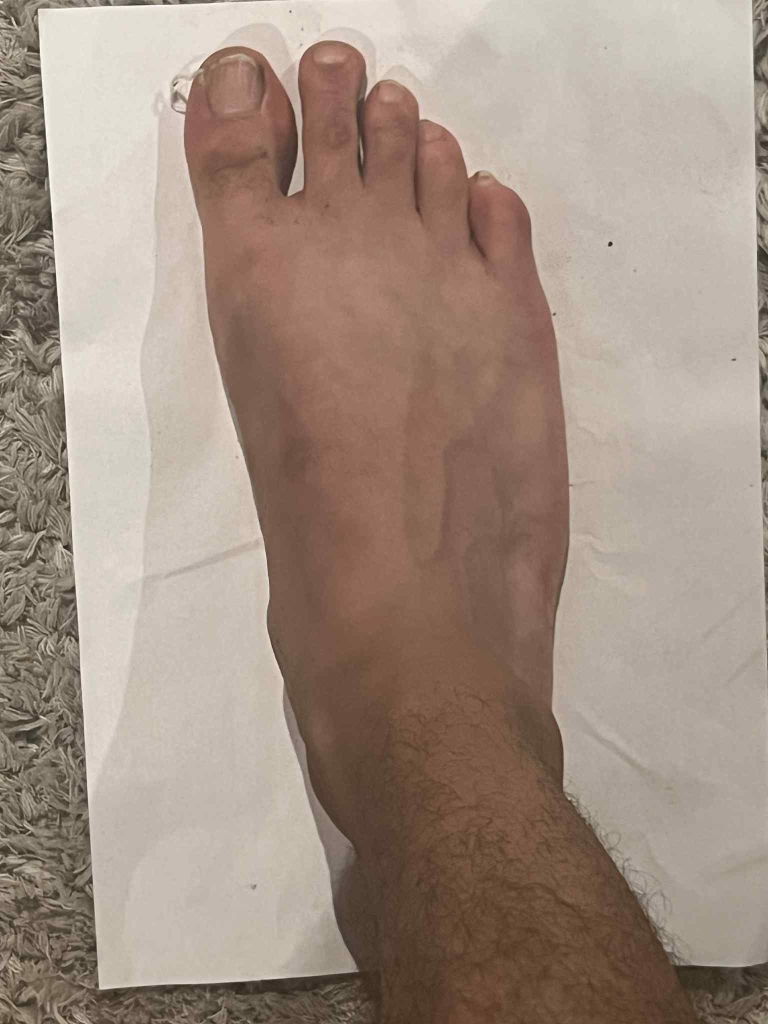
#> input picture data/1.jpg, 1536 x 2048 px (shown at 1/2 size)
$ python -i utils.py   (imports and definitions only)
#> lines starting #> are read from the running program, lines starting #| are printed output that depends on the picture; after the words box and inside, x2 and y2 are one past the last pixel; in counts of white or black regions, pixels touching at a corner belong together
#> further down, picture is the input picture: shape (2048, 1536, 3); mean B, G, R 130.6, 143.4, 161.4
from sklearn.cluster import KMeans
import random as rng
import cv2
import imutils
import argparse
from skimage.io import imread
import numpy as np
import matplotlib.pyplot as plt

# [5 lines left out: function preprocess, not called in this run]

def plotImage(img):
    plt.imshow(img)
    plt.show()

# [406 lines left out: functions cropOrig, overlayImage, kMeans_cluster, edgeDetection, getBoundingBox, drawCnt and 6 more, not called in this run]


def detect_credit_card_reference(image):
    """
    Détecte la carte de crédit dans l'image via OpenCV (contours).
    Retourne le rectangle détecté et le ratio pixel/mm.
    """
    # Prétraitement
    gray = cv2.cvtColor(image, cv2.COLOR_BGR2GRAY)
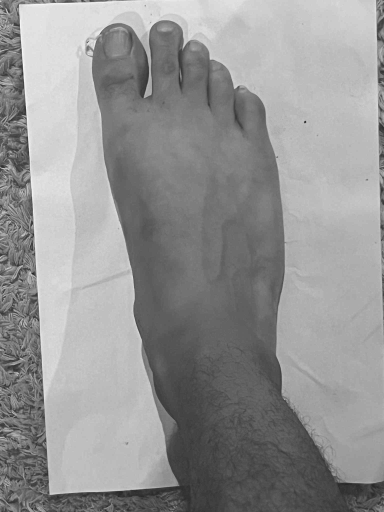
#> gray: shape (2048, 1536) (shown at 1/4 size); min 24, max 254, mean 147.4
    blur = cv2.GaussianBlur(gray, (5, 5), 0)
    edged = cv2.Canny(blur, 50, 150)
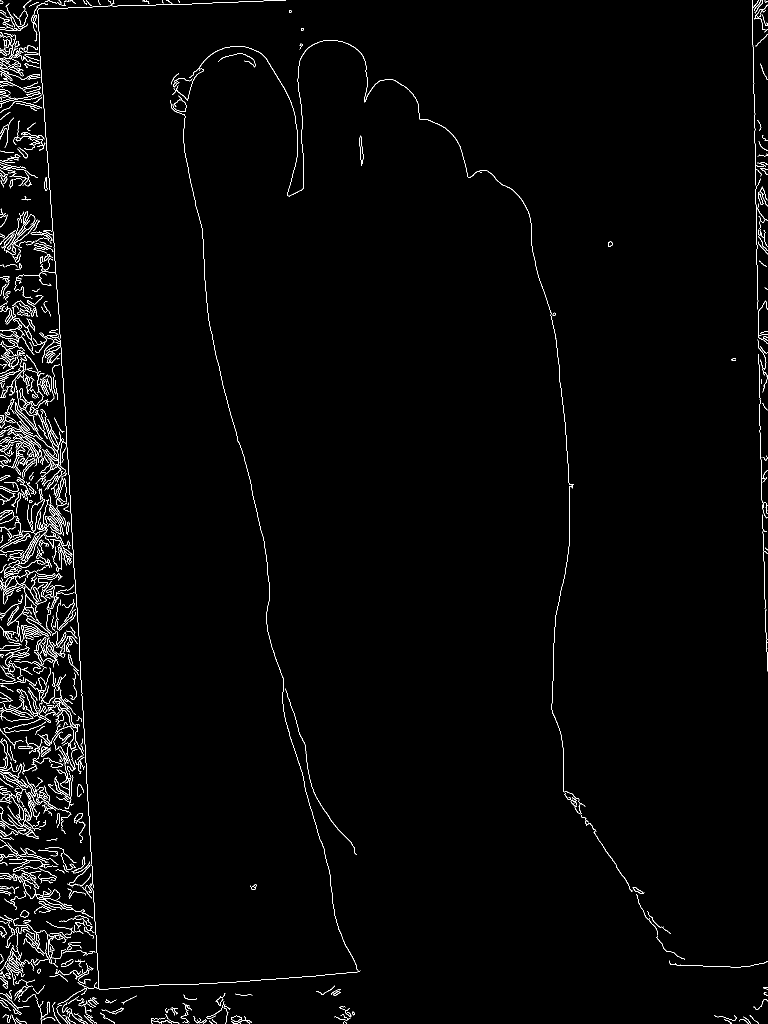
#> edged: shape (2048, 1536) (shown at 1/2 size); 1.7% white in thin lines or dots

    # Recherche de contours
    contours, _ = cv2.findContours(edged, cv2.RETR_EXTERNAL, cv2.CHAIN_APPROX_SIMPLE)
#> contours = 719 contours, 550 with area under 20; largest, box (x1, y1, x2, y2) and area: (4, 1150, 36, 1208) 445, (90, 1416, 167, 1510) 299, (66, 1, 572, 1775) 234, (13, 854, 83, 912) 228, (730, 158, 1148, 1585) 192
    best_rect = None
    best_score = 0

    for cnt in contours:
        area = cv2.contourArea(cnt)
        if area < 1000:  # Trop petit
            continue
        approx = cv2.approxPolyDP(cnt, 0.02 * cv2.arcLength(cnt, True), True)
        if len(approx) == 4:  # Rectangle
            rect = cv2.boundingRect(approx)
            w, h = rect[2], rect[3]
            ratio = max(w, h) / min(w, h)
            ratio_diff = abs(ratio - 1.586)
            if ratio_diff < 0.2 and area > best_score:
                best_score = area
                best_rect = rect
#> this loop made 719 passes
#> area on passes 27, 29, 33: 23.5, 25.5, 52
#> after the loop, best_score = 0

    if best_rect is not None:
        w, h = best_rect[2], best_rect[3]
        # Choisir l'orientation correcte
        width_mm = 85.60
        height_mm = 53.98
        if w > h:
            ratio_px_mm = w / width_mm
        else:
            ratio_px_mm = h / width_mm
        return {
            'rect': best_rect,
            'ratio_px_mm': ratio_px_mm,
            'success': True
        }
    else:
        return {
            'success': False,
            'error': "Carte de crédit non détectée"
        }

# [215 lines left out: functions detectAndCalibrateReference, calcRobustFootMeasures, analyzeHeelShapeRobust, estimateInstepHeightRobust, analyzeArchSupportRobust, not called in this run]

>>> import cv2
>>> picture = cv2.imread('data/1.jpg')
>>> result = detect_credit_card_reference(picture)
#> result = {'success': False, 'error': 'Carte de crédit non détectée'}

$ run again, on data/2.jpg
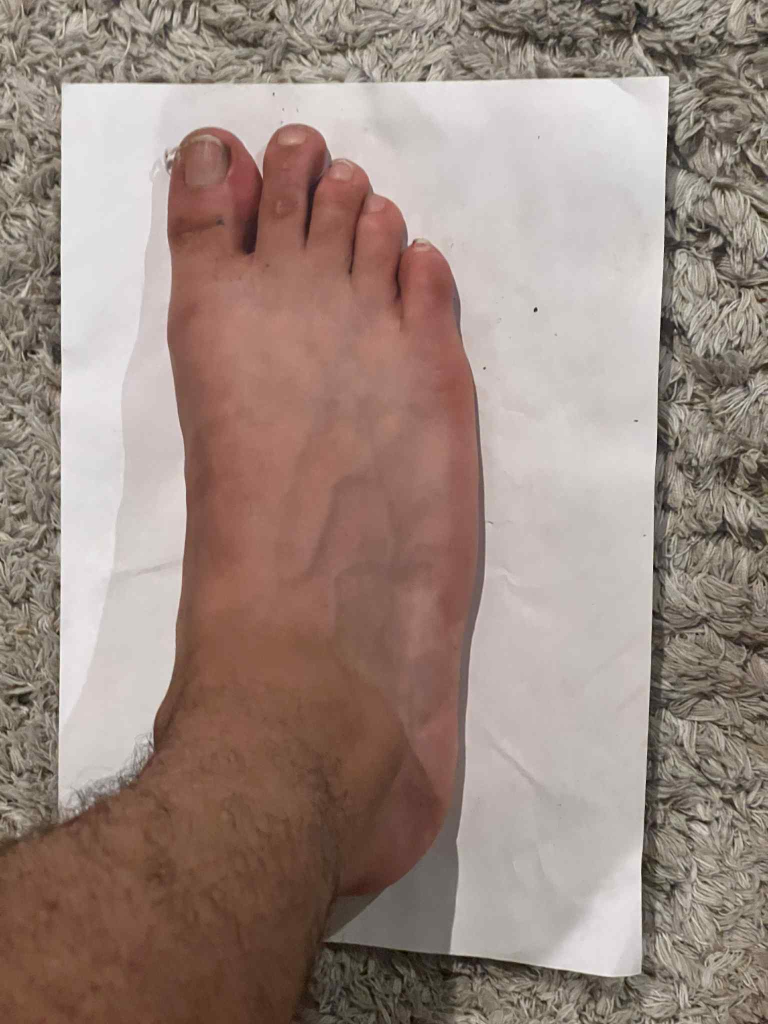
#> input picture data/2.jpg, 1536 x 2048 px (shown at 1/2 size)
#> picture is the input picture: shape (2048, 1536, 3); mean B, G, R 127.7, 136.5, 155.3
#> in detect_credit_card_reference, `gray = cv2.cvtColor(image, cv2.COLOR_BGR2GRAY)`:
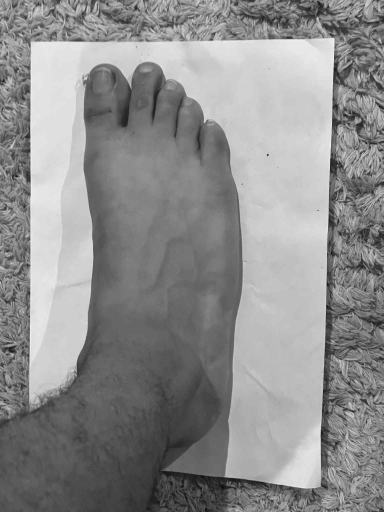
#> gray: shape (2048, 1536) (shown at 1/4 size); min 1, max 254, mean 141.1
#> in detect_credit_card_reference, `edged = cv2.Canny(blur, 50, 150)`:
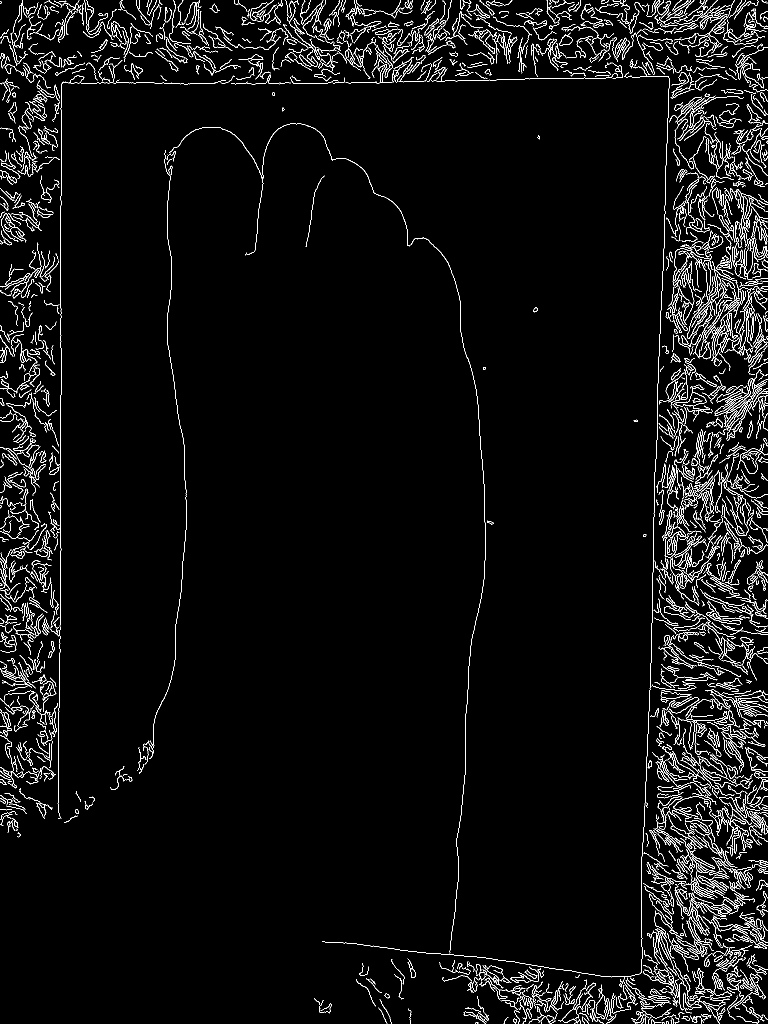
#> edged: shape (2048, 1536) (shown at 1/2 size); 4% white in thin lines or dots
#> contours = 2053 contours, 1635 with area under 20; largest, box (x1, y1, x2, y2) and area: (1360, 1676, 1454, 1786) 495, (338, 246, 971, 1907) 289, (1390, 0, 1470, 114) 267, (764, 74, 819, 127) 194, (1362, 651, 1401, 694) 164
#> the loop in detect_credit_card_reference, `for cnt in contours:` made 2053 passes
#> area on passes 13, 35, 39: 39.5, 21, 36
#> after the loop in detect_credit_card_reference, `for cnt in contours:`: best_score = 0
#> result = {'success': False, 'error': 'Carte de crédit non détectée'}

$ run again, on data/3.jpg
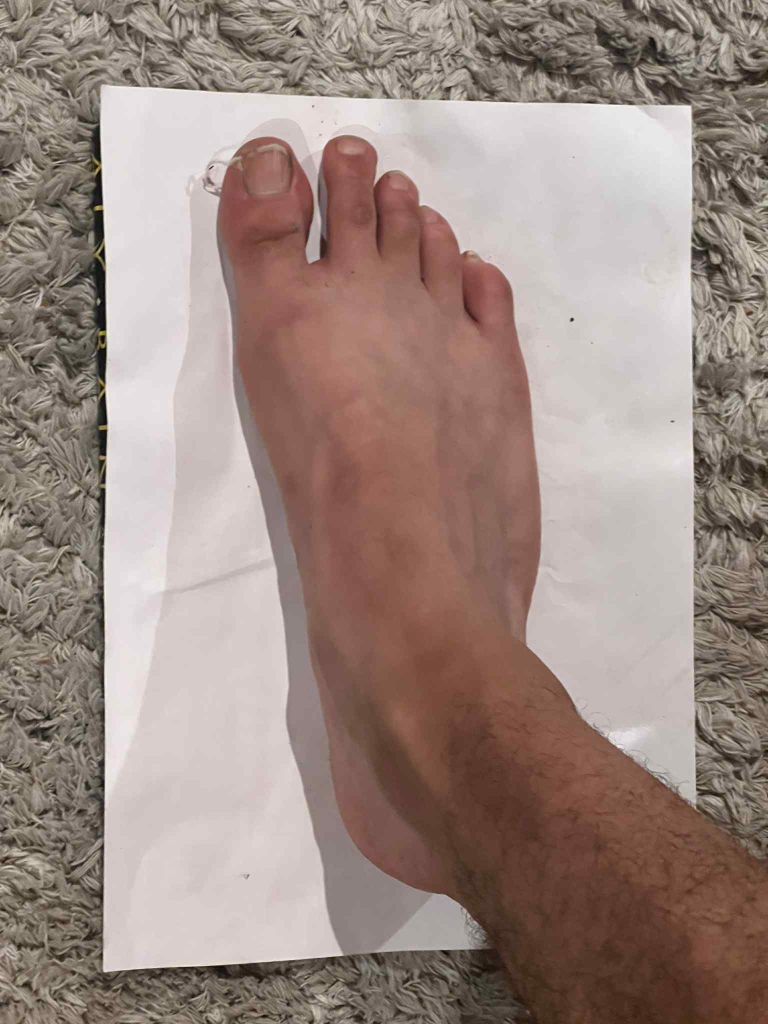
#> input picture data/3.jpg, 1536 x 2048 px (shown at 1/2 size)
#> picture is the input picture: shape (2048, 1536, 3); mean B, G, R 130, 137.5, 156
#> in detect_credit_card_reference, `gray = cv2.cvtColor(image, cv2.COLOR_BGR2GRAY)`:
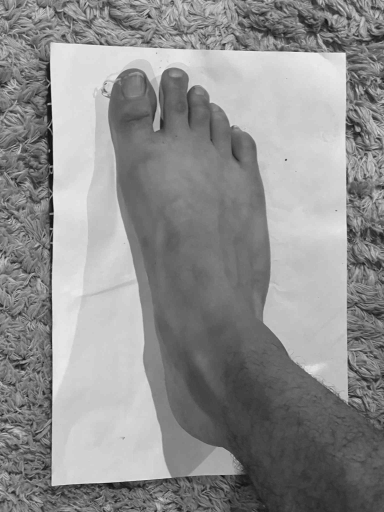
#> gray: shape (2048, 1536) (shown at 1/4 size); min 0, max 255, mean 142.2
#> in detect_credit_card_reference, `edged = cv2.Canny(blur, 50, 150)`:
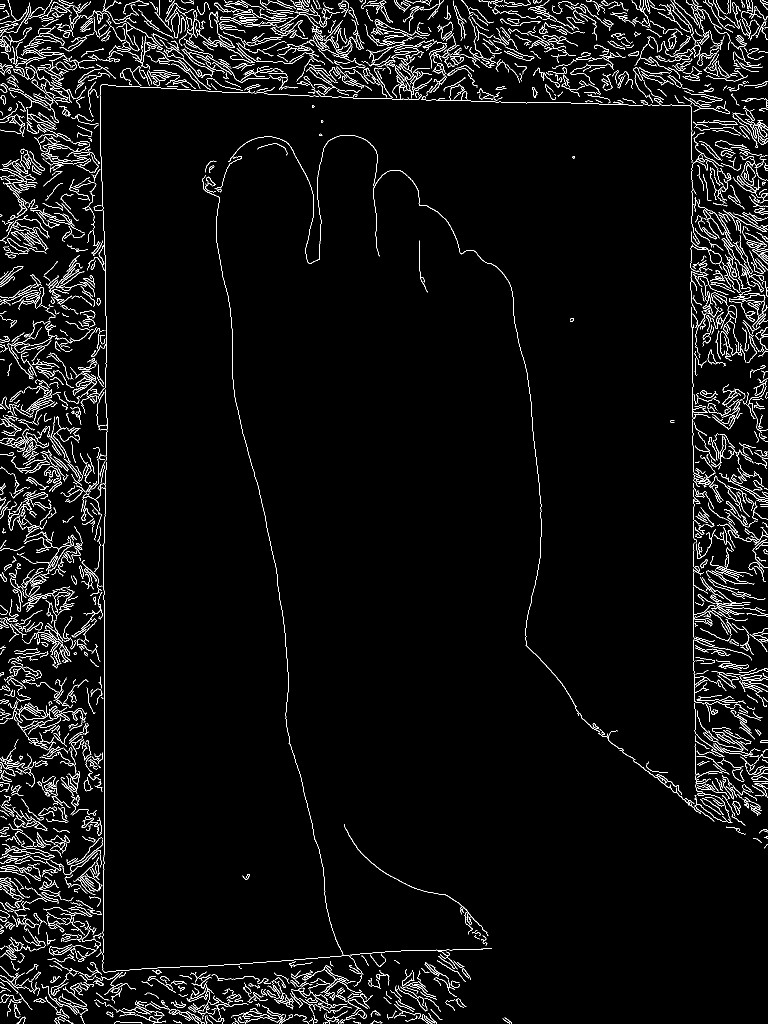
#> edged: shape (2048, 1536) (shown at 1/2 size); 4.2% white in thin lines or dots
#> contours = 2220 contours, 1761 with area under 20; largest, box (x1, y1, x2, y2) and area: (342, 23, 359, 77) 541, (746, 340, 1158, 1432) 264, (1337, 72, 1354, 99) 258, (19, 229, 50, 274) 216, (1383, 85, 1401, 116) 212
#> the loop in detect_credit_card_reference, `for cnt in contours:` made 2220 passes
#> area on passes 24, 32, 38: 20.5, 29.5, 20
#> after the loop in detect_credit_card_reference, `for cnt in contours:`: best_score = 0
#> result = {'success': False, 'error': 'Carte de crédit non détectée'}
